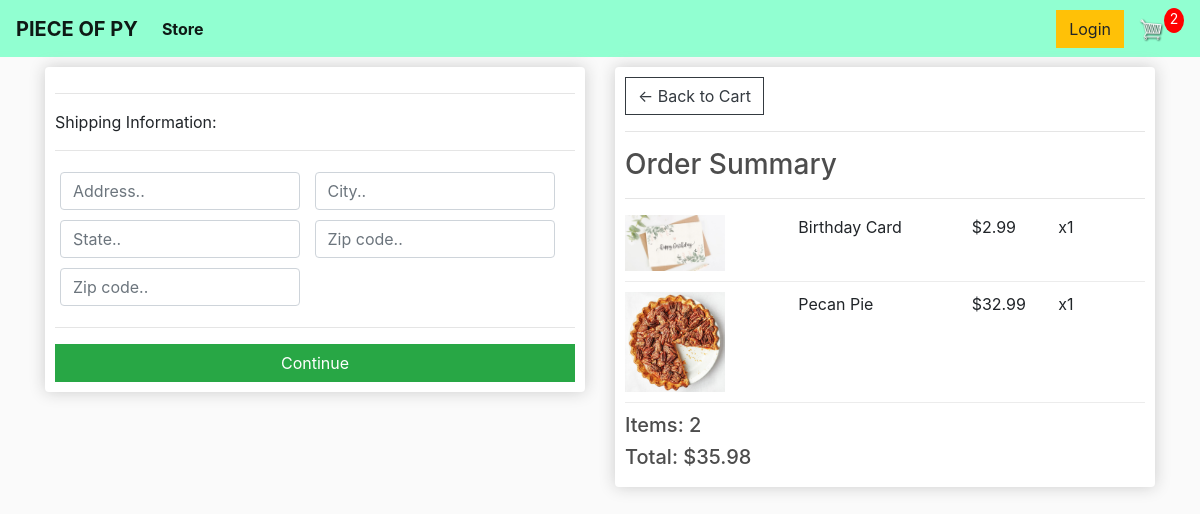
Screenshot of /checkout/ (signed in) with the database file from the repository.
### store/models.py (models this page shows, shortened)
class OrderItem(models.Model):
	product = models.ForeignKey(Product, on_delete=models.SET_NULL, blank=True, null=True)
	order = models.ForeignKey(Order, on_delete=models.SET_NULL, blank=True, null=True)
	quantity = models.IntegerField(default=0, null=True, blank=True)
	date_added = models.DateTimeField(auto_now_add=True)
	@property
	def get_total(self):
		total = self.product.price * self.quantity
		return total

class Product(models.Model):
  name = models.CharField(max_length=200, null=True)
  price = models.DecimalField(max_digits=10, decimal_places=2)
  digital = models.BooleanField(default=False, null=True, blank=True)
  image = models.ImageField(blank=True, null=True)
  @property
  def imageURL(self):
    try:
      url = self.image.url
    except:
      url = ''
    return url

class Order(models.Model):
	customer = models.ForeignKey(Customer, on_delete=models.SET_NULL, null=True, blank=True)
	date_ordered = models.DateTimeField(auto_now_add=True)
	complete = models.BooleanField(default=False, null=True, blank=False)
	transaction_id = models.CharField(max_length=100, null=True)
	@property
	def shipping(self):
		shipping = False
		orderitems = self.orderitem_set.all()
		for i in orderitems:
			if i.product.digital == False:
				shipping = True
		return shipping
	@property
	def get_cart_total(self):
		orderitems = self.orderitem_set.all()
		total = sum([item.get_total for item in orderitems])
		return total
	@property
	def get_cart_items(self):
		orderitems = self.orderitem_set.all()
		total = sum([item.quantity for item in orderitems])
		return total

### store/views.py (the view)
# urls.py: path('checkout/', views.checkout, name="checkout"),
def checkout(request):
	data = cartData(request)
	cartItems = data['cartItems']
	order = data['order']
	items = data['items']
	context = {'items':items, 'order':order, 'cartItems':cartItems}
	return render(request, 'store/checkout.html', context)

### store/utils.py (called while the page is built)
def cartData(request):
  if request.user.is_authenticated:
    customer = request.user.customer
    order, created = Order.objects.get_or_create(customer=customer, complete=False)
    items = order.orderitem_set.all()
    cartItems = order.get_cart_items
  else:
    cookieData = cookieCart(request)
    cartItems = cookieData['cartItems']
    order = cookieData['order']
    items = cookieData['items']
  return {'cartItems': cartItems, 'order': order, 'items': items}

### store/templates/store/checkout.html (shortened to what this page needs)
{% extends 'store/main.html' %}
{% load static %}
{% block content %}
     <div class="row">
		<div class="col-lg-6">
			<div class="box-element" id="form-wrapper">
				<form id="form">
					<div id="shipping-info">
						<hr>
						<p>Shipping Information:</p>
						<hr>
						<div class="form-field">
							<input class="form-control" type="text" name="address" placeholder="Address..">
						</div>
						<div class="form-field">
							<input class="form-control" type="text" name="city" placeholder="City..">
						</div>
						<div class="form-field">
							<input class="form-control" type="text" name="state" placeholder="State..">
						</div>
						<div class="form-field">
							<input class="form-control" type="text" name="zipcode" placeholder="Zip code..">
						</div>
						<div class="form-field">
							<input class="form-control" type="text" name="country" placeholder="Zip code..">
						</div>
					</div>
					<hr>
					<input id="form-button" class="btn btn-success btn-block" type="submit" value="Continue">
				</form>
			</div>
			<br>
		</div>
		<div class="col-lg-6">
			<div class="box-element">
				<a  class="btn btn-outline-dark" href="{% url 'cart' %}">&#x2190; Back to Cart</a>
				<hr>
				<h3>Order Summary</h3>
				<hr>
				{% for item in items %}
				<div class="cart-row">
					<div style="flex:2"><img class="row-image" src="{{item.product.imageURL}}"></div>
					<div style="flex:2"><p>{{item.product.name}}</p></div>
					<div style="flex:1"><p>${{item.product.price|floatformat:2}}</p></div>
					<div style="flex:1"><p>x{{item.quantity}}</p></div>
				</div>
				{% endfor %}
				<h5>Items:   {{order.get_cart_items}}</h5>
				<h5>Total:   ${{order.get_cart_total|floatformat:2}}</h5>
			</div>
		</div>
	</div>
{% endblock content %}

### static/css/main.css (style rules this page uses)
body { background-color: hsl(0, 0%, 98%); }
h1,h2,h3,h4,h5,h6 { color:hsl(0, 0%, 30%); }
.box-element { box-shadow:hsl(0, 0%, 80%) 0 0 16px; background-color: #fff; border-radius: 4px; padding: 10px; }
.col-lg-4, .col-lg-6, .col-lg-8, .col-lg-12 { margin-top: 10px; }
.btn { border-radius: 0; }
.row-image { width: 100px; }
.form-field { width:250px; display: inline-block; padding: 5px; }
.cart-row { display: flex; align-items: flex-stretch; padding-bottom: 10px; margin-bottom: 10px; border-bottom: 1px solid #ececec; }

### rows the page displays
OrderItem: product.imageURL (picture), product.name "Birthday Card", product.price "2.99", quantity "1"
OrderItem: product.imageURL (picture), product.name "Pecan Pie", product.price "32.99", quantity "1"
Order: get_cart_items "2", get_cart_total "35.98"

### other values shown
{{ cartItems }} "2"
